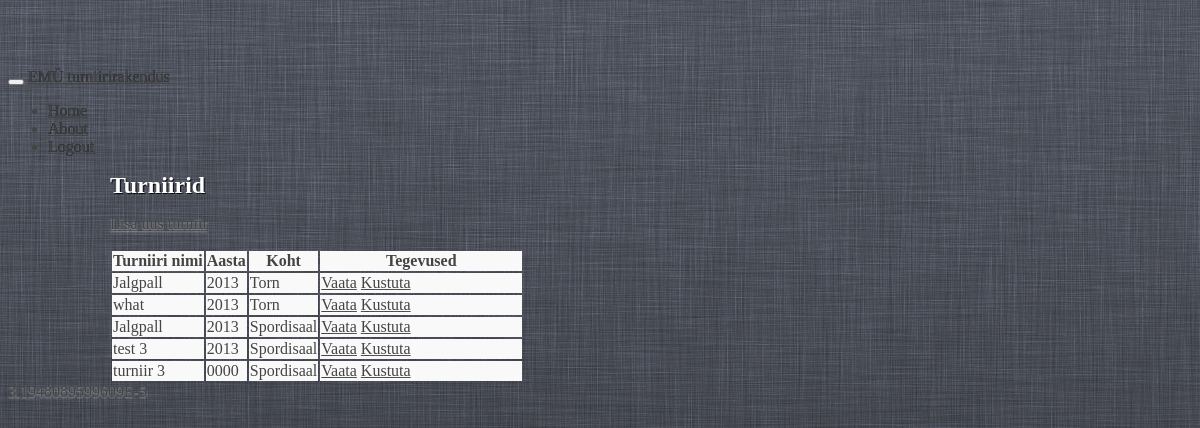
Before: /tournaments (signed in) with the older database file.
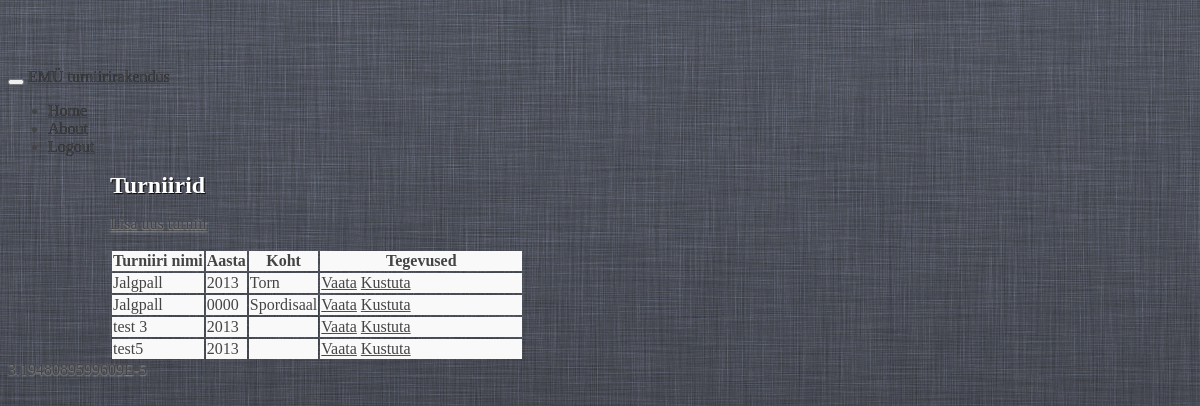
After: the same page with the newer database file.
### tables this page shows
CREATE TABLE IF NOT EXISTS `tournament` (
  `tournament_id` int(10) unsigned NOT NULL AUTO_INCREMENT,
  `tournament_name` varchar(100) NOT NULL,
  `tournament_year` int(11) NOT NULL,
  `tournament_place` varchar(100) NOT NULL,
  `place_id` int(11) unsigned NOT NULL,
  `deleted` tinyint(1) NOT NULL DEFAULT '0',
  `tournament_start` datetime NOT NULL,
  `tournament_end` datetime NOT NULL,
  `tournament_loser_bracket` tinyint(1) unsigned NOT NULL DEFAULT '0',
  `tournament_game_time` smallint(6) NOT NULL,
  `tournament_game_pause` smallint(6) NOT NULL,
  `tournament_field` smallint(6) NOT NULL,
  `tournament_group` smallint(6) NOT NULL,
  `tournament_win` smallint(6) NOT NULL,
  `tournament_type` tinyint(4) NOT NULL DEFAULT '-1' COMMENT '0 = Alagrupid + playoff 1= Alagrupid 2= Playoff 3= Paremusjärjestus',
  `tournament_game_win` tinyint(4) NOT NULL,
  `tournament_game_tie` tinyint(4) NOT NULL,
  `tournament_game_loss` tinyint(4) NOT NULL,
  `tournament_participant` varchar(50) NOT NULL,
  `tournament_classification` varchar(50) NOT NULL,
  PRIMARY KEY (`tournament_id`),
  KEY `place_id` (`place_id`)
);

CREATE TABLE IF NOT EXISTS `place` (
  `place_id` int(10) unsigned NOT NULL AUTO_INCREMENT,
  `place_name` varchar(100) NOT NULL,
  `place_deleted` int(1) NOT NULL DEFAULT '0',
  PRIMARY KEY (`place_id`)
);

### modules/request.php (called while the page is built, shortened)
<?php
class request
{
	function __construct()
	{
		if (isset($_SERVER['PATH_INFO'])) {
			if ($path_info = explode('/', $_SERVER['PATH_INFO'])) {
				array_shift($path_info);
				$this->controller = isset($path_info[0]) ? array_shift($path_info) : DEFAULT_CONTROLLER;
				$this->action = isset($path_info[0]) && !empty($path_info[0]) ? array_shift($path_info) : 'index';
			}
		}
	}
}
$_request = new request;

### controllers/tournaments.php (called while the page is built, shortened)
<?php
class tournaments
{
	function index()
	{
		global $_request;
		$tournaments = get_all("SELECT * FROM tournament NATURAL JOIN place WHERE tournament.deleted=0");
		require 'views/master_view.php';
	}
}

### modules/database.php (called while the page is built, shortened)
<?php
function get_all($sql)
{
	$q = mysql_query($sql) or db_error_out($sql);
	while (($result[] = mysql_fetch_assoc($q)) || array_pop($result)) {
		;
	}
	return $result;
}

### views/tournaments_index_view.php (the view, shortened to what this page needs)
<h2 class="form-signin-heading">Turniirid</h2>
<p><a class="btn btn-large btn-primary" href="<?= BASE_URL ?>tournaments/add">Lisa uus turniir</a></p>
<table id="tournaments-table" class="table table-bordered table-striped">
	<thead>
	<tr>
		<th>
			Turniiri nimi
		</th>
		<th>
			Aasta
		</th>
		<th>
			Koht
		</th>
		<th style="width: 200px;">
			Tegevused
		</th>
	</tr>
	</thead>
	<tbody>
	<? if (! empty ($tournaments)): foreach ($tournaments as $tournament): ?>
		<tr id="tournament<?= $tournament['tournament_id'] ?>">
			<td>
				<?= $tournament['tournament_name'] ?>
			</td>
			<td>
				<?= substr($tournament['tournament_start'], 0, 4) ?>
			</td>
			<td>
				<?= $tournament['place_name'] ?>
			</td>
			<td>
				<a href="<?= BASE_URL ?>tournaments/view/<?= $tournament['tournament_id'] ?>" class="btn btn-inverse btn-mini"> Vaata</a>
				<a href="<?= BASE_URL ?>tournaments/remove/<?= $tournament['tournament_id'] ?>" class="btn btn-inverse btn-mini"
				   onclick="if (!confirm('Oled kindel?'))return false; remove_tournament_ajax
					   (<?= $tournament['tournament_id'] ?>); return false"> Kustuta</a>
			</td>
		</tr>
	<? endforeach; endif ?>
	</tbody>
</table>

### index.php (shortened to what this page needs)
<?php
require 'modules/request.php';
require 'modules/database.php';
if (file_exists('controllers/'.$_request->controller.'.php')) {
	$controller = new $_request->controller;
	$controller->{$_request->action}();
} else {
	echo "The page '{$_request->controller}' does not exist";
}

### views/master_view.php (shortened to what this page needs)
<!DOCTYPE html>
<html lang="en">
<head>
	<link rel="stylesheet" href="http://code.jquery.com/ui/1.10.1/themes/base/jquery-ui.css"/>
	<link href="//netdna.bootstrapcdn.com/twitter-bootstrap/2.3.0/css/bootstrap-combined.min.css" rel="stylesheet">
</head>
<body>
<div class="navbar navbar-inverse navbar-fixed-top">
	<div class="navbar-inner">
		<div class="container">
			<button type="button" class="btn btn-navbar" data-toggle="collapse" data-target=".nav-collapse">
			</button>
			<a class="brand" href="<?= BASE_URL ?>tournaments">EMÜ turniirirakendus</a>
			<div class="nav-collapse collapse">
				<ul class="nav">
					<li class="active"><a href="<?= BASE_URL ?>tournaments">Home</a></li>
					<li><a href="#about">About</a></li>
					<li><a href="<?= BASE_URL ?>auth/logout">Logout</a></li>
				</ul>
			</div>
		</div>
	</div>
</div>
<div class=" container-fluid" <? if ($_request->controller == 'tournaments' && $_request->action !=
	'view'): ?>
style="max-width:
980px;
margin: 0 auto;"<? endif;
?>>
	<? require 'views/'.$_request->controller.'_'.$_request->action.'_view.php'?>
</div>
</body>
</html>

Changed rows visible on the page:
no longer on this page (row edited): tournament: tournament_name "what", tournament_start "2013", place.place_name "Torn"
no longer on this page (row edited): tournament: tournament_name "turniir 3", tournament_start "0000", place.place_name "Spordisaal"
changed tournament "Spordisaal": tournament_start "2013" → "0000"
changed tournament "test 3": place.place_name "Spordisaal" → (not shown)
added tournament: tournament_name "test5", tournament_start "2013"
